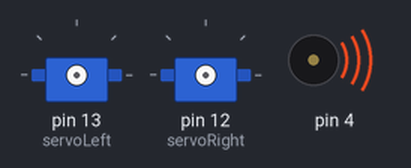
This sketch was run on a simulated Arduino Uno, built with avr-gcc and run on an emulated ATmega328P. Parts: 2 × servo, buzzer (waves = sounding).

Above: at 0.1 s.
At 3.1 s:
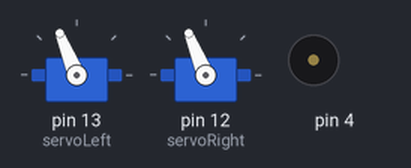
At 6.3 s:
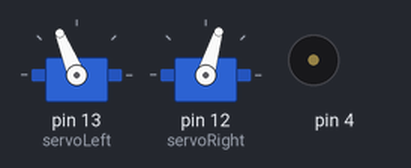
At 11.5 s:
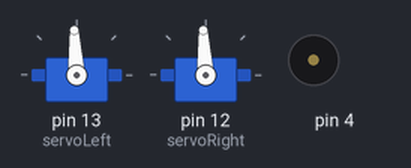
Timing chart, 0 to 13.0 s (numbered marks = the images above):
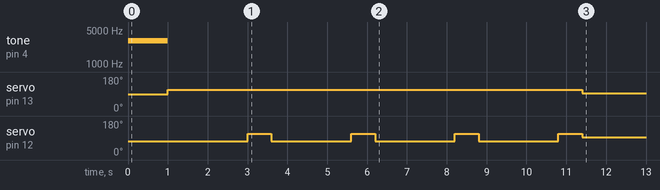

The sketch:

Servo13.ino
```cpp
/* Servo13 */
/* 사용자 함수로 주행하기 */
/* 30cm 전진, 90도 우회전 반복하여 제자리로 돌아오기 */
#include <Servo.h> // Include servo library
Servo servoLeft; // Declare left and right servos
Servo servoRight;
void setup() { // Built-in initialization block
  tone(4, 3000, 1000); // Play tone for 1 seconds
  delay(1000); // Delay to finish tone
  servoLeft.attach(13); // Attach left signal to pin 13
  servoRight.attach(12); // Attach right signal to pin 12
  for(int i=0; i<4; i++) {
    maneuver(200, 200, 2000); // Forward 2 seconds
    maneuver(200, -200, 600); // Right 0.6 seconds
  }
  maneuver(0, 0, -1); // Disable servors
}

void loop() { // Main loop auto-repeats
  // Empty, nothing needs repeating
}
void maneuver(int speedLeft, int speedRight, int msTime)
{ // speedLeft, speedRight ranges: Backward Linear Stop Linear Forward
  // -200 -100...0...100 200
  servoLeft.writeMicroseconds(1500+speedLeft); // Set left servo speed
  servoRight.writeMicroseconds(1500-speedRight); // Set right servo speed
  if(msTime == -1) // if msTime = -1
  {
    servoLeft.detach(); // Stop servo signals
    servoRight.detach();
  }
  delay(msTime); // Delay for msTime
}
```

Measured:
- by itself, tone on pin 4: silent → 3000 Hz at 0.00 s, → silent 1.0 s later
- by itself, servo on pin 13 (servoLeft): 90° → 112° at 1.0 s, → 93° 10.4 s later
- by itself, servo on pin 12 (servoRight): repeats every 2.6 s: 73° 2.0 s, 112° 0.60 s, until it stays 93° from 11.4 s
